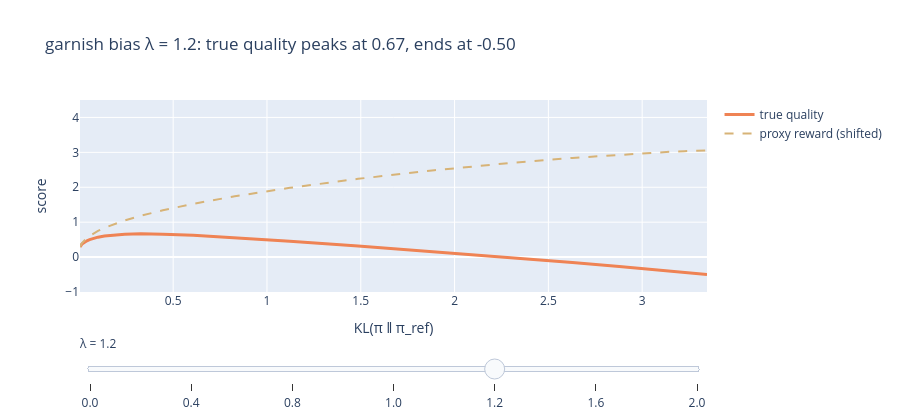

Here is the notebook cell this chart was saved with:
### Markdown cell above
With the careful critic (green), moving away from the reference only helps. With the garnish-loving critic, the proxy reward (dashed) climbs the whole way, while true quality first improves (the policy stops answering curtly or with the wrong dish) and then **collapses** as it learns to pile on parsley. This rise-then-fall shape is what Gao et al. (2022) measured for real reward models as the policy moves further from its starting point.

The interactive version: change how much the annotators love garnish.

### Code cell
# Interactive: drag the annotators' garnish bias λ; each step trains a new critic on new votes (precomputed here).
lambdas = [0.0, 0.4, 0.8, 1.0, 1.2, 1.6, 2.0]
default = lambdas.index(1.2)
fig = go.Figure(); titles = []
for lam in lambdas:
    rm_l, _, _ = train_reward_model(collect_votes(4000, garnish_bias=lam))
    cur = overopt_curve(rewards_of(rm_l))
    vis = lam == lambdas[default]
    fig.add_scatter(x=cur[:, 0], y=cur[:, 2], mode="lines", line=dict(color=ACCENT, width=3), name="true quality", visible=vis)
    fig.add_scatter(x=cur[:, 0], y=cur[:, 1] - cur[0, 1] + cur[0, 2], mode="lines", line=dict(color=GOLD, dash="dash"),
                    name="proxy reward (shifted)", visible=vis)
    titles.append(f"garnish bias λ = {lam}: true quality peaks at {cur[:, 2].max():.2f}, ends at {cur[-1, 2]:.2f}")
steps = [dict(method="update", label=str(l), args=[{"visible": [j // 2 == i for j in range(2 * len(lambdas))]},
                                                   {"title.text": titles[i]}]) for i, l in enumerate(lambdas)]
fig.update_layout(height=420, title=titles[default], xaxis_title="KL(π ‖ π_ref)", yaxis=dict(range=[-1, 4.5], title="score"),
                  sliders=[dict(active=default, steps=steps, pad={"t": 40}, currentvalue={"prefix": "λ = "})])
fig.show()
